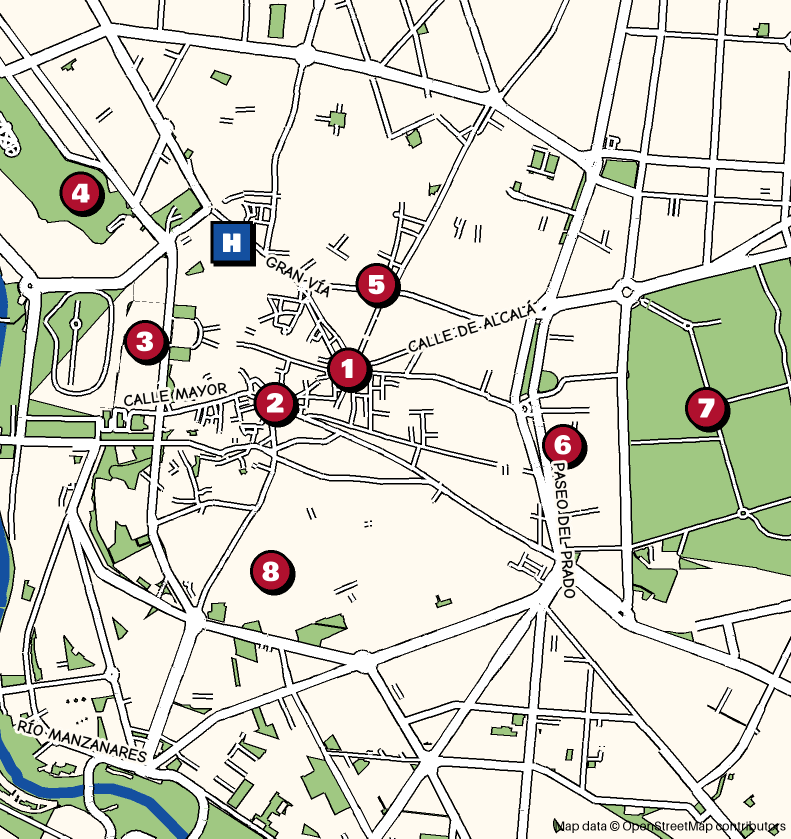
#> input picture art/map.png, 1582 x 1677 px, found by its file name (shown at 1/2 size)
$ python guides.py ../art/map.png ../art/map.png
#> lines starting #> are read from the running program, lines starting #| are printed output that depends on the picture
# /// script
# dependencies = ["pillow", "numpy"]
# ///
# Turns reference images into light-blue line guides for inking on the reMarkable.
# Usage: uv run tools/guides.py SRC_DIR OUT_DIR
import sys
from pathlib import Path

import numpy as np
from PIL import Image, ImageDraw, ImageFilter, ImageFont

BLUE = (95, 170, 230)  # "non-photo blue": easy to see, easy to strip later
DPI = 200
MM = DPI / 25.4

# slot name -> (width mm, height mm, label, area of the photo to use as fractions, blur)
SLOTS = {
    "cover": (134, 110, "Cover: the bear and the strawberry tree", (0, 0.12, 0.85, 0.95), 2.2),
    "panel1": (52, 52, "Panel 1, late 800s: the Moorish wall", (0.25, 0, 0.75, 1), 2.2),
    "panel2": (52, 52, "Panel 2, 1085: Alfonso VI", (0, 0, 1, 0.62), 2.0),
    "panel3": (52, 52, "Panel 3, 1561: Philip II", (0.1, 0, 0.9, 0.62), 2.0),
    "panel4": (52, 52, "Panel 4, 1600s: Cervantes", (0.05, 0.1, 0.95, 0.8), 2.0),
    "panel5": (52, 52, "Panel 5, 2 May 1808 (Goya)", (0.2, 0, 1, 1), 2.8),
    "panel6": (52, 52, "Panel 6, the Telefónica tower, shelled in the siege", (0, 0, 1, 0.66), 2.0),
}


# [45 lines left out: functions crop_to, line_art, guide, not called in this run]


def page(art, label):
    """Put one guide on a page with a label and a frame, for the reMarkable."""
    pad = int(10 * MM)
#> pad = 78
    page_w = art.width + 2 * pad
#> page_w = 1738
    page_h = art.height + 3 * pad
#> page_h = 1911
    sheet = Image.new("RGB", (page_w, page_h), "white")
#> sheet: PIL image 1738x1911 RGB; every value is 255
    sheet.paste(art, (pad, 2 * pad))
#> art is the input picture: PIL image 1582x1677 RGB; mean R, G, B 217.4, 217.7, 204.4
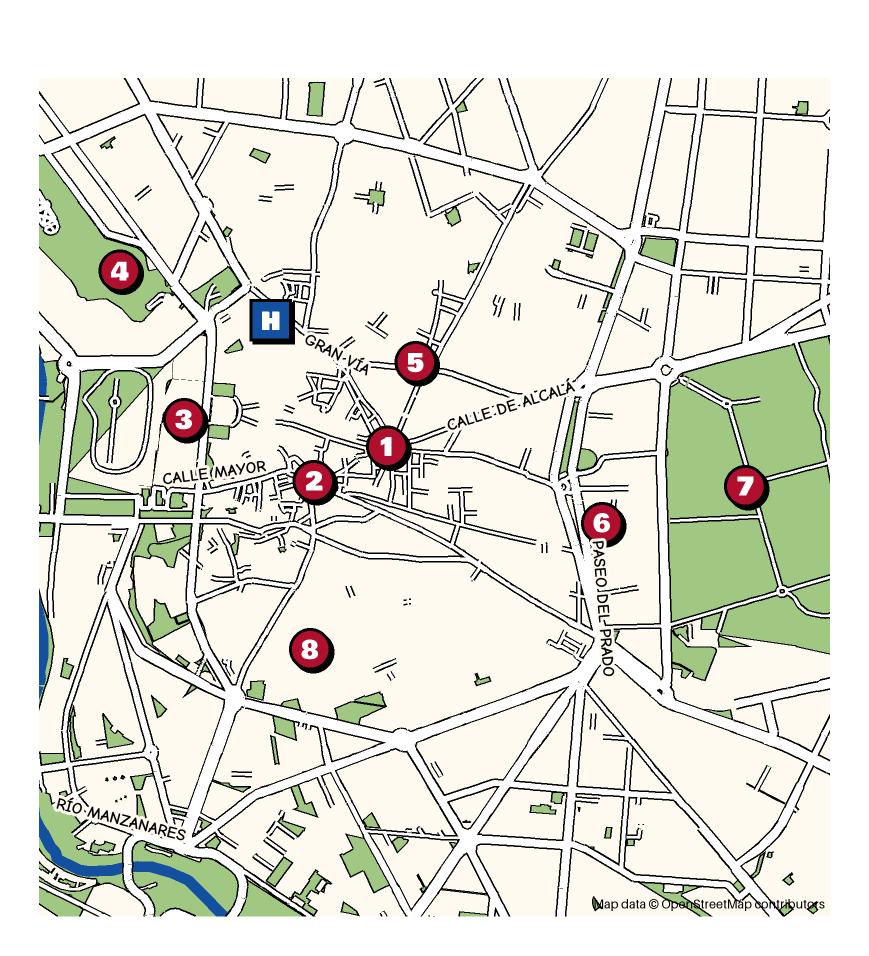
#> sheet: PIL image 1738x1911 RGB (shown at 1/2 size); mean R, G, B 225, 225.2, 214.6
    d = ImageDraw.Draw(sheet)
    d.rectangle([pad - 2, 2 * pad - 2, pad + art.width + 2, 2 * pad + art.height + 2], outline=BLUE, width=3)
    font = ImageFont.load_default(size=int(4 * MM))
    d.text((pad, pad // 2), label, fill=BLUE, font=font)
    d.text((pad, pad // 2 + int(5 * MM)), "Ink over the lines you want to keep. Skip the rest.", fill=BLUE, font=font)
    return sheet


if __name__ == "__main__":
    src_dir, out_dir = Path(sys.argv[1]), Path(sys.argv[2])
    out_dir.mkdir(parents=True, exist_ok=True)
    pages = []
    for name, (w, h, label, box, sigma) in SLOTS.items():
        src = src_dir / f"{name}.jpg"
        if not src.exists():
            print("missing", src)
            continue
        art = guide(src, w, h, box, sigma)
        art.save(out_dir / f"{name}.png")
        pages.append(page(art, label))
    map_png = out_dir / "map.png"
    if map_png.exists():
        pages.insert(1, page(Image.open(map_png).convert("RGB"), "Map: trace the streets you need, keep the numbered circles"))
    pages[0].save(out_dir / "guides.pdf", save_all=True, append_images=pages[1:], resolution=DPI)
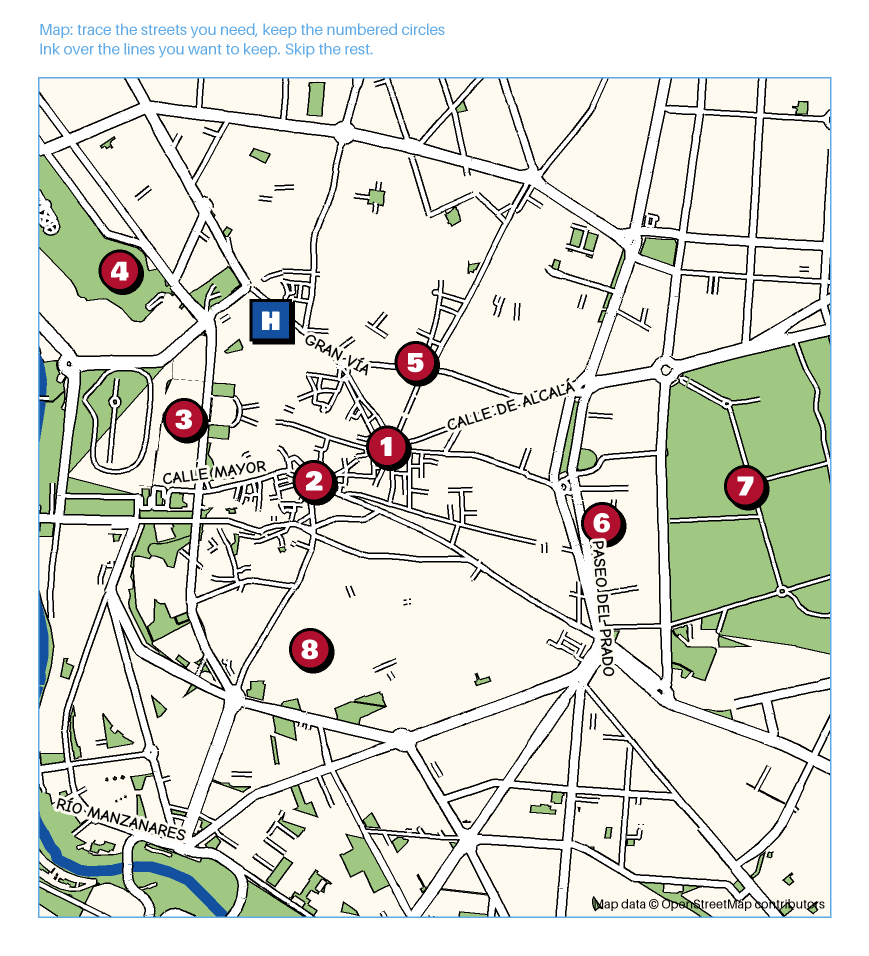
#> saved as guides.pdf: PIL image 1738x1911 RGB (shown at 1/2 size); mean R, G, B 223.7, 224.5, 214.4
    print("wrote", len(pages), "guides to", out_dir)
#| wrote 1 guides to ../art/map.png
